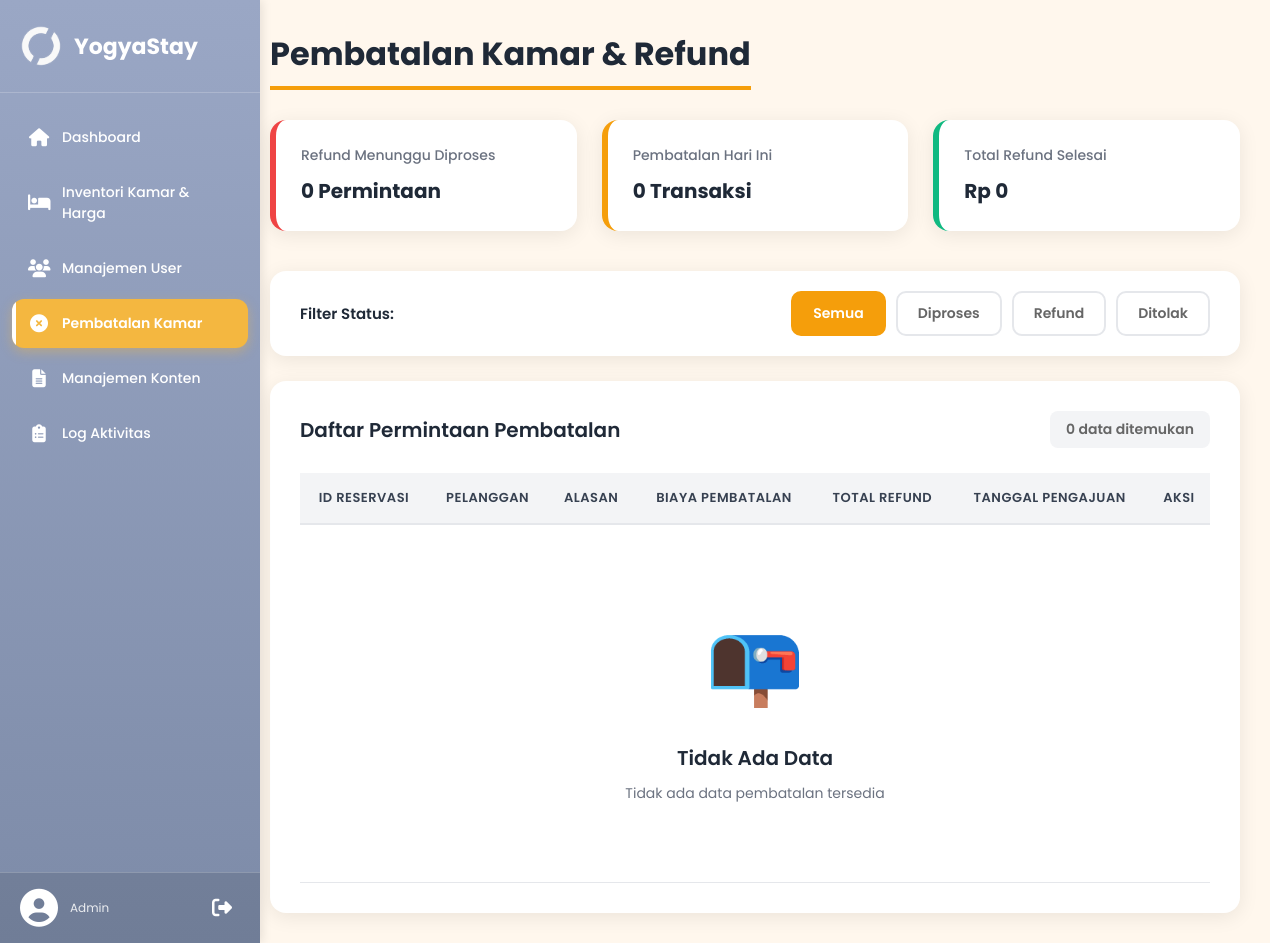
Page /admin/pembatalanKamar/pembatalan.php (signed in) on the earlier database version.
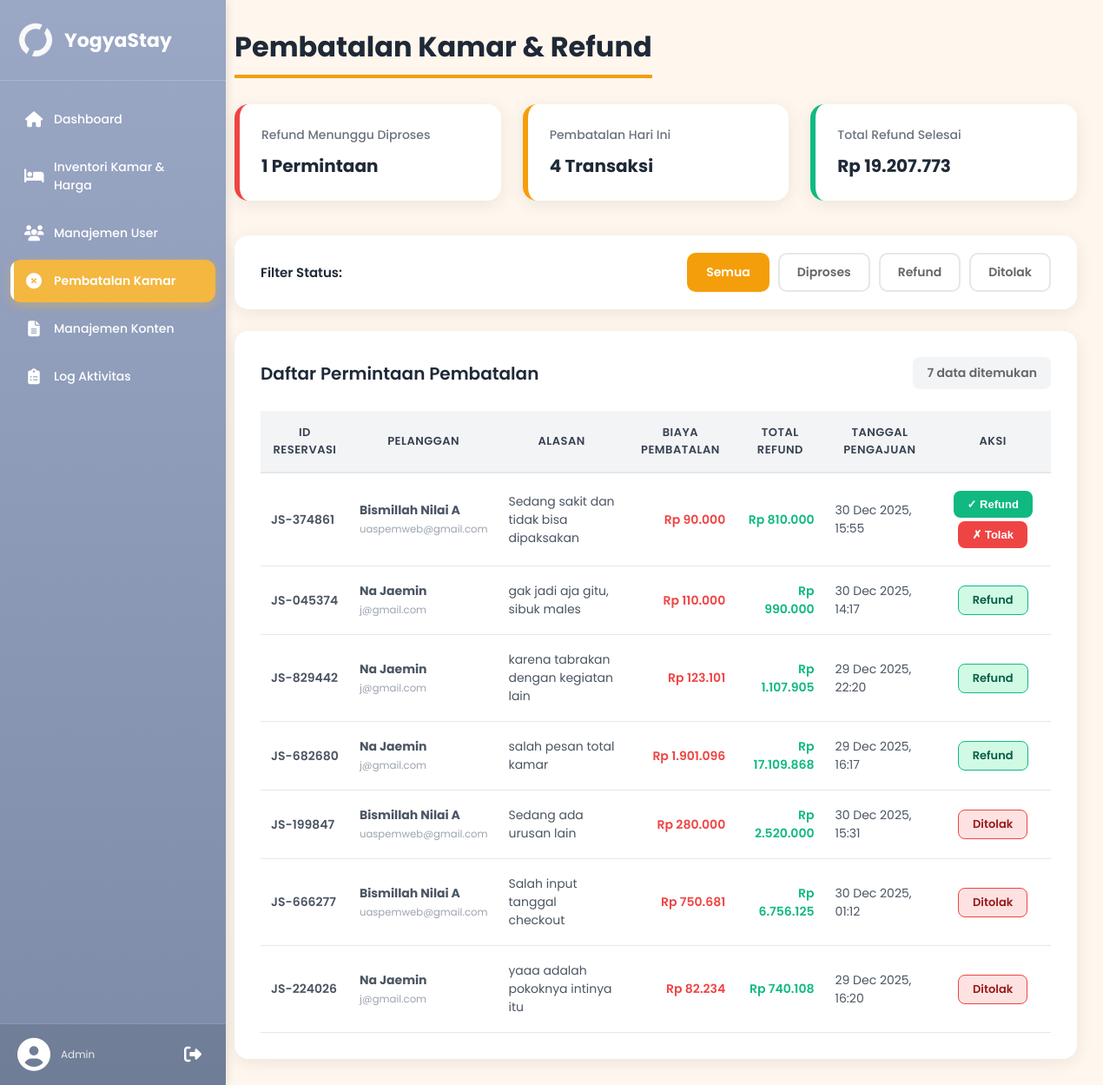
Same page on the later database version.
### tables this page shows
CREATE TABLE `pembatalan` (
  `id_pembatalan` int(11) NOT NULL,
  `id_booking` int(11) NOT NULL,
  `id_user` int(11) NOT NULL,
  `alasan` text NOT NULL,
  `biaya_pembatalan` decimal(12,2) NOT NULL,
  `total_refund` decimal(12,2) NOT NULL,
  `tanggal_pengajuan` datetime NOT NULL,
  `tanggal_diproses` datetime DEFAULT NULL,
  `status_pembatalan` enum('diproses','disetujui','ditolak') NOT NULL DEFAULT 'diproses',
  `alasan_admin` text DEFAULT NULL,
  `diproses_oleh` int(11) DEFAULT NULL,
  `created_at` timestamp NOT NULL DEFAULT current_timestamp()
);

CREATE TABLE `booking` (
  `id_booking` int(11) NOT NULL,
  `kode_booking` varchar(20) NOT NULL,
  `id_user` int(11) NOT NULL,
  `id_penginapan` int(11) NOT NULL,
  `id_tipe_kamar` int(11) NOT NULL,
  `tanggal_checkin` date NOT NULL,
  `tanggal_checkout` date NOT NULL,
  `jumlah_kamar` int(11) NOT NULL,
  `jumlah_orang` int(11) NOT NULL,
  `total_harga` decimal(12,2) NOT NULL,
  `status_reservasi` enum('dipesan','check-in','selesai','dibatalkan','menunggu_pembatalan') DEFAULT NULL,
  `created_at` timestamp NOT NULL DEFAULT current_timestamp()
);

CREATE TABLE `users` (
  `id_user` int(11) NOT NULL,
  `nama` varchar(100) NOT NULL,
  `email` varchar(100) NOT NULL,
  `password` varchar(255) NOT NULL,
  `no_telepon` varchar(20) DEFAULT NULL,
  `role_id` enum('user','admin') NOT NULL DEFAULT 'user',
  `created_at` timestamp NOT NULL DEFAULT current_timestamp(),
  `updated_at` timestamp NOT NULL DEFAULT current_timestamp() ON UPDATE current_timestamp(),
  `status` enum('aktif','nonaktif') NOT NULL DEFAULT 'aktif'
);

### admin/pembatalanKamar/pembatalan.php (the view, shortened to what the changed rows need)
<?php
require_once __DIR__ . '/../../config.php';
function getTotal($conn, $query)
{
    $res = mysqli_query($conn, $query);
    $row = mysqli_fetch_assoc($res);
    return $row['total'] ?? 0;
}
$filter_status = isset($_GET['status']) ? $_GET['status'] : 'semua';
$refund_pending = getTotal($conn, "
    SELECT COUNT(*) AS total
    FROM pembatalan
    WHERE status_pembatalan='diproses'
");
$pembatalan_today = getTotal($conn, "
    SELECT COUNT(*) AS total
    FROM pembatalan
    WHERE DATE(tanggal_pengajuan)=CURDATE()
");
$total_refund = getTotal($conn, "
    SELECT SUM(total_refund) AS total
    FROM pembatalan
    WHERE status_pembatalan='disetujui'
");
$where_clause = "";
switch ($filter_status) {
    default:
        $where_clause = "";
        break;
}
$query_pembatalan = mysqli_query($conn, "
    SELECT
        p.id_pembatalan,
        p.id_booking,
        p.alasan,
        p.biaya_pembatalan,
        p.total_refund,
        p.tanggal_pengajuan,
        p.status_pembatalan,
        p.alasan_admin,
        b.kode_booking,
        u.nama AS nama_pelanggan,
        u.email AS email_pelanggan
    FROM pembatalan p
    JOIN booking b ON p.id_booking = b.id_booking
    JOIN users u ON p.id_user = u.id_user
    $where_clause
    ORDER BY
        CASE
            WHEN p.status_pembatalan='diproses' THEN 1
            WHEN p.status_pembatalan='disetujui' THEN 2
            WHEN p.status_pembatalan='ditolak' THEN 3
        END,
        p.tanggal_pengajuan DESC
");
$total_filtered = mysqli_num_rows($query_pembatalan);
?>
<!DOCTYPE html>
<html lang="id">
<head>
</head>
<body>
    <div class="layout">
        <?php include '../partials/sidebar.php'; ?>
        <div class="content">
            <div class="topbar">
                <h1>Pembatalan Kamar & Refund</h1>
            </div>
            <div class="cards">
                <div class="card red">
                    <small>Refund Menunggu Diproses</small>
                    <h2><?= $refund_pending ?> Permintaan</h2>
                </div>
                <div class="card orange">
                    <small>Pembatalan Hari Ini</small>
                    <h2><?= $pembatalan_today ?> Transaksi</h2>
                </div>
                <div class="card green">
                    <small>Total Refund Selesai</small>
                    <h2>Rp <?= number_format($total_refund, 0, ',', '.') ?></h2>
                </div>
            </div>
            <div class="table-section">
                <div class="table-header">
                    <h3>Daftar Permintaan Pembatalan</h3>
                    <span class="result-count">
                        <?= $total_filtered ?> data ditemukan
                    </span>
                </div>
                <div class="table-wrapper">
                    <table>
                        <thead>
                            <tr>
                                <th>ID Reservasi</th>
                                <th>Pelanggan</th>
                                <th>Alasan</th>
                                <th>Biaya Pembatalan</th>
                                <th>Total Refund</th>
                                <th>Tanggal Pengajuan</th>
                                <th>Aksi</th>
                            </tr>
                        </thead>
                        <tbody>
                            <?php if ($query_pembatalan && mysqli_num_rows($query_pembatalan) > 0): ?>
                                <?php while ($row = mysqli_fetch_assoc($query_pembatalan)): ?>
                                    <tr>
                                        <td>
                                            <span class="id-text">
                                                <?= htmlspecialchars($row['kode_booking']) ?>
                                            </span>
                                        </td>
                                        <td>
                                            <strong><?= htmlspecialchars($row['nama_pelanggan']) ?></strong><br>
                                            <small
                                                style="color:#9ca3af"><?= htmlspecialchars($row['email_pelanggan']) ?></small>
                                        </td>
                                        <td style="max-width:250px">
                                            <?= htmlspecialchars($row['alasan']) ?>
                                        </td>
                                        <td style="color:#ef4444;font-weight:600">
                                            Rp <?= number_format($row['biaya_pembatalan'], 0, ',', '.') ?>
                                        </td>
                                        <td style="color:#10b981;font-weight:600">
                                            Rp <?= number_format($row['total_refund'], 0, ',', '.') ?>
                                        </td>
                                        <td>
                                            <?= date('d M Y, H:i', strtotime($row['tanggal_pengajuan'])) ?>
                                        </td>
                                        <td>
                                            <?php if ($row['status_pembatalan'] == 'diproses'): ?>
                                                <button type="button" class="btn btn-refund" data-id="<?= $row['id_pembatalan'] ?>"
                                                    data-kode="<?= htmlspecialchars($row['kode_booking']) ?>"
                                                    data-nama="<?= htmlspecialchars($row['nama_pelanggan']) ?>"
                                                    data-refund="<?= $row['total_refund'] ?>" onclick="confirmRefund(this)">
                                                    ✓ Refund
                                                </button>
                                                <button type="button" class="btn btn-tolak" data-id="<?= $row['id_pembatalan'] ?>"
                                                    data-kode="<?= htmlspecialchars($row['kode_booking']) ?>"
                                                    data-nama="<?= htmlspecialchars($row['nama_pelanggan']) ?>"
                                                    onclick="openRejectModal(this)">
                                                    ✗ Tolak
                                                </button>
                                            <?php elseif ($row['status_pembatalan'] == 'disetujui'): ?>
                                                <span class="status-badge status-refund">Refund</span>
                                            <?php else: ?>
                                                <span class="status-badge status-ditolak">Ditolak</span>
                                            <?php endif; ?>
                                        </td>
                                    </tr>
                                <?php endwhile; ?>
                            <?php else: ?>
                                <tr>
                                    <td colspan="7">
                                        <div class="empty-state">
                                            <div class="empty-icon">📭</div>
                                            <h4 class="empty-title">Tidak Ada Data</h4>
                                            <p class="empty-text">
                                                <?php
                                                switch ($filter_status) {
                                                    default:
                                                        echo 'Tidak ada data pembatalan tersedia';
                                                }
                                                ?>
                                            </p>
                                        </div>
                                    </td>
                                </tr>
                            <?php endif; ?>
                        </tbody>
                    </table>
                </div>
            </div>
        </div>
    </div>
</body>
</html>

Differences in the rows shown:
added pembatalan: id_booking.kode_booking "JS-374861", id_user.nama "Bismillah Nilai A", id_user.email "uaspemweb@gmail.com", alasan "Sedang sakit dan tidak bisa dipaksakan", biaya_pembatalan "90.000", total_refund "810.000", tanggal_pengajuan "30 Dec 2025, 15:55"
added pembatalan: id_booking.kode_booking "JS-045374", id_user.nama "Na Jaemin", id_user.email "j@gmail.com", alasan "gak jadi aja gitu, sibuk males", biaya_pembatalan "110.000", total_refund "990.000", tanggal_pengajuan "30 Dec 2025, 14:17", status_pembatalan "Refund"
added pembatalan: id_booking.kode_booking "JS-829442", id_user.nama "Na Jaemin", id_user.email "j@gmail.com", alasan "karena tabrakan dengan kegiatan lain", biaya_pembatalan "123.101", total_refund "1.107.905", tanggal_pengajuan "29 Dec 2025, 22:20", status_pembatalan "Refund"
added pembatalan: id_booking.kode_booking "JS-682680", id_user.nama "Na Jaemin", id_user.email "j@gmail.com", alasan "salah pesan total kamar", biaya_pembatalan "1.901.096", total_refund "17.109.868", tanggal_pengajuan "29 Dec 2025, 16:17", status_pembatalan "Refund"
added pembatalan: id_booking.kode_booking "JS-199847", id_user.nama "Bismillah Nilai A", id_user.email "uaspemweb@gmail.com", alasan "Sedang ada urusan lain", biaya_pembatalan "280.000", total_refund "2.520.000", tanggal_pengajuan "30 Dec 2025, 15:31", status_pembatalan "Ditolak"
added pembatalan: id_booking.kode_booking "JS-666277", id_user.nama "Bismillah Nilai A", id_user.email "uaspemweb@gmail.com", alasan "Salah input tanggal checkout", biaya_pembatalan "750.681", total_refund "6.756.125", tanggal_pengajuan "30 Dec 2025, 01:12", status_pembatalan "Ditolak"
added pembatalan: id_booking.kode_booking "JS-224026", id_user.nama "Na Jaemin", id_user.email "j@gmail.com", alasan "yaaa adalah pokoknya intinya itu", biaya_pembatalan "82.234", total_refund "740.108", tanggal_pengajuan "29 Dec 2025, 16:20", status_pembatalan "Ditolak"
Other differences:
$refund_pending: "0" → "1"
$pembatalan_today: "0" → "4"
$total_refund: "0" → "19.207.773"
$total_filtered: "0" → "7"
text no longer shown: "📭 Tidak Ada Data Tidak ada data pembatalan tersedia"
